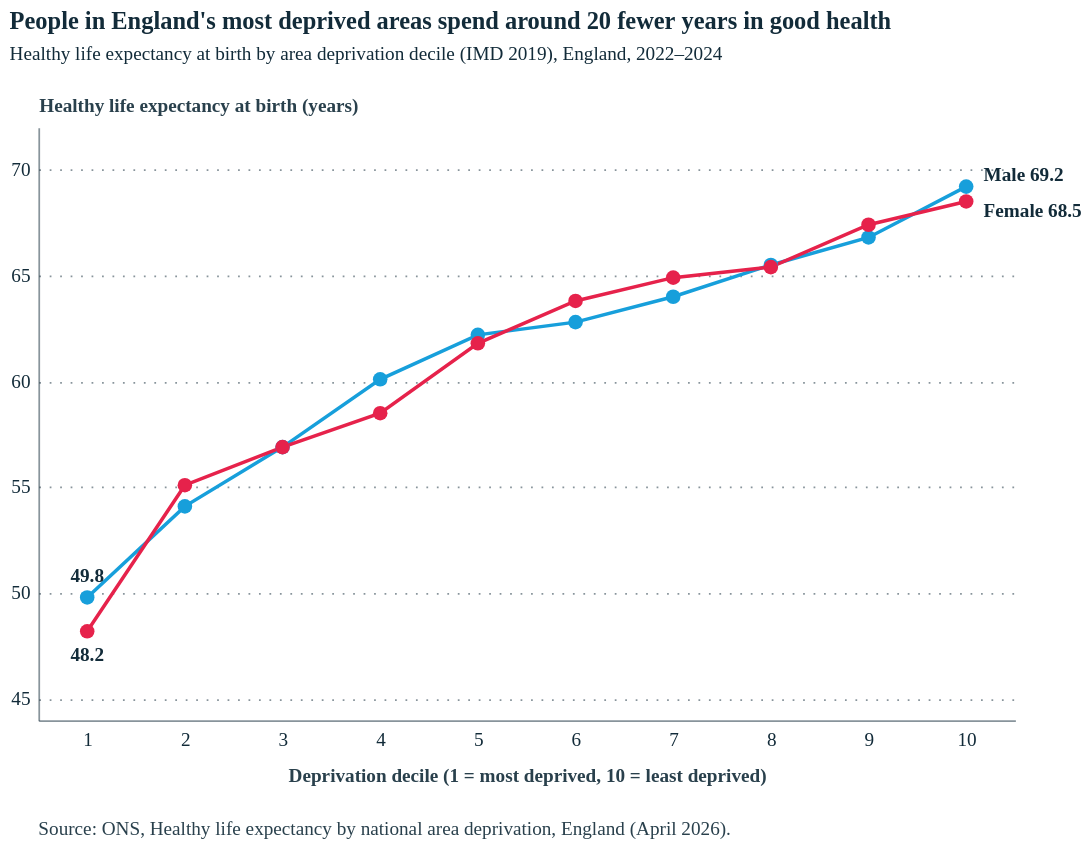

Source (Vega-Lite JSON):
### Vega-Lite specification from a JSON file in a GitHub repository (floating-point values rounded to 4 significant figures)
{"config": {"font": "Circular Std", "mark": {"line": {"interpolate": "linear"}}, "view": {"stroke": "transparent"}, "range": {"category": ["#179fdb", "#e6224b", "#f4c245", "#122b39", "#eb5c2e", "#36b7b4"], "diverging": ["#E6224B", "#E54753", "#C9C9C9", "#179FDB", "#122B39"], "heatmap": ["#C9C9C9", "#179FDB", "#0063AF", "#122B39"], "ordinal": ["#00A767", "#36B7B4", "#179FDB", "#0063AF", "#243B5A"]}, "axisX": {"labelColor": "#122b39", "tickColor": "#122b39", "domainColor": "#122b39", "domainOpacity": 0.5, "gridOpacity": 0, "labelFont": "Circular Std", "labelAngle": 0, "labelAlign": "center", "labelFontSize": 11, "labelPadding": 5, "tickCount": 10, "tickSize": 0, "title": "", "titleColor": "#122b39", "titleOpacity": 0.9, "titlePadding": 10}, "axisY": {"labelColor": "#122b39", "labelFont": "Circular Std", "tickColor": "#122b39", "domainColor": "#122b39", "gridColor": "#122b39", "gridDash": [1, 5], "gridOpacity": 0.5, "labelPadding": 5, "labelFontSize": 11, "domainOpacity": 0.5, "tickSize": 0, "title": null, "titleAlign": "left", "titleAngle": 0, "titleBaseline": "bottom", "titleColor": "#122b39", "titleOpacity": 0.9, "titleX": 0, "titleY": -7}, "legend": {"labelFont": "Circular Std", "titleFont": "Circular Std", "labelFontSize": 11, "titleFontSize": 11, "labelColor": "#122b39", "titleColor": "#122b39", "title": null, "symbolStrokeWidth": 0, "orient": "top", "direction": "horizontal", "offset": 16}}, "vconcat": [{"layer": [{"data": {"name": "data-b5093bbe0d40cd54e06f6ac163772583"}, "mark": {"type": "line", "strokeWidth": 2}, "encoding": {"color": {"field": "Sex", "legend": null, "scale": {"domain": ["Male", "Female"], "range": ["#179fdb", "#e6224b"]}, "type": "nominal"}, "x": {"axis": {"title": "Deprivation decile (1 = most deprived, 10 = least deprived)"}, "field": "decile", "type": "ordinal"}, "y": {"axis": {"tickCount": 6, "title": "Healthy life expectancy at birth (years)", "titleFont": "Circular Std"}, "field": "HLE", "scale": {"domain": [45, 72]}, "type": "quantitative"}}}, {"data": {"name": "data-b5093bbe0d40cd54e06f6ac163772583"}, "mark": {"type": "circle", "opacity": 1, "size": 70}, "encoding": {"color": {"field": "Sex", "legend": null, "scale": {"domain": ["Male", "Female"], "range": ["#179fdb", "#e6224b"]}, "type": "nominal"}, "tooltip": [{"field": "Sex", "type": "nominal"}, {"field": "decile", "title": "IMD decile", "type": "ordinal"}, {"field": "HLE", "format": ".1f", "title": "HLE (years)", "type": "quantitative"}, {"field": "LCI", "format": ".1f", "title": "95% CI lower", "type": "quantitative"}, {"field": "UCI", "format": ".1f", "title": "95% CI upper", "type": "quantitative"}], "x": {"axis": {"title": "Deprivation decile (1 = most deprived, 10 = least deprived)"}, "field": "decile", "type": "ordinal"}, "y": {"axis": {"tickCount": 6, "title": "Healthy life expectancy at birth (years)", "titleFont": "Circular Std"}, "field": "HLE", "scale": {"domain": [45, 72]}, "type": "quantitative"}}}, {"data": {"name": "data-f833a4c1d55871b48b27747395249093"}, "mark": {"type": "text", "color": "#122b39", "dy": -12, "font": "Circular Std", "fontSize": 11, "fontWeight": 600}, "encoding": {"text": {"field": "label", "type": "nominal"}, "x": {"axis": {"title": "Deprivation decile (1 = most deprived, 10 = least deprived)"}, "field": "decile", "type": "ordinal"}, "y": {"field": "HLE", "type": "quantitative"}}}, {"data": {"name": "data-3edbe1fa04888a8003fd5561b0c92892"}, "mark": {"type": "text", "color": "#122b39", "dy": 14, "font": "Circular Std", "fontSize": 11, "fontWeight": 600}, "encoding": {"text": {"field": "label", "type": "nominal"}, "x": {"axis": {"title": "Deprivation decile (1 = most deprived, 10 = least deprived)"}, "field": "decile", "type": "ordinal"}, "y": {"field": "HLE", "type": "quantitative"}}}, {"data": {"name": "data-d225968d2acff8e8f0f8165adeeb820f"}, "mark": {"type": "text", "align": "left", "color": "#122b39", "dx": 10, "dy": -6, "font": "Circular Std", "fontSize": 11, "fontWeight": 600}, "encoding": {"text": {"field": "label", "type": "nominal"}, "x": {"axis": {"title": "Deprivation decile (1 = most deprived, 10 = least deprived)"}, "field": "decile", "type": "ordinal"}, "y": {"field": "HLE", "type": "quantitative"}}}, {"data": {"name": "data-46b3b63e539fcbf3f77c04faafc23dd6"}, "mark": {"type": "text", "align": "left", "color": "#122b39", "dx": 10, "dy": 6, "font": "Circular Std", "fontSize": 11, "fontWeight": 600}, "encoding": {"text": {"field": "label", "type": "nominal"}, "x": {"axis": {"title": "Deprivation decile (1 = most deprived, 10 = least deprived)"}, "field": "decile", "type": "ordinal"}, "y": {"field": "HLE", "type": "quantitative"}}}], "height": 340, "width": 560}, {"data": {"name": "data-6b08fb850eb9cf4aa21ee8d8bf59937d"}, "mark": {"type": "text", "align": "left", "baseline": "top", "color": "#122b39", "font": "Circular Std", "fontSize": 11, "lineBreak": "\n", "lineHeight": 14, "opacity": 0.9}, "encoding": {"text": {"field": "t", "type": "nominal"}, "x": {"value": 0}, "y": {"value": 0}}, "height": 14, "width": 400}], "spacing": 18, "title": {"text": "People in England's most deprived areas spend around 20 fewer years in good health", "anchor": "start", "color": "#122b39", "font": "Circular Std", "fontSize": 14, "fontWeight": 600, "offset": 18, "subtitle": "Healthy life expectancy at birth by area deprivation decile (IMD 2019), England, 2022–2024", "subtitleColor": "#122b39", "subtitleFont": "Circular Std", "subtitleFontSize": 11, "subtitlePadding": 6}, "$schema": "https://vega.github.io/schema/vega-lite/v6.1.0.json", "datasets": {"data-b5093bbe0d40cd54e06f6ac163772583": [{"decile": 1, "Sex": "Male", "HLE": 49.8, "LCI": 48.9, "UCI": 50.7}, {"decile": 1, "Sex": "Female", "HLE": 48.2, "LCI": 47.2, "UCI": 49.2}, {"decile": 2, "Sex": "Male", "HLE": 54.1, "LCI": 53.2, "UCI": 55.0}, {"decile": 2, "Sex": "Female", "HLE": 55.1, "LCI": 54.2, "UCI": 56.0}, {"decile": 3, "Sex": "Male", "HLE": 56.9, "LCI": 56.0, "UCI": 57.8}, {"decile": 3, "Sex": "Female", "HLE": 56.9, "LCI": 55.8, "UCI": 57.9}, {"decile": 4, "Sex": "Male", "HLE": 60.1, "LCI": 59.3, "UCI": 61.0}, {"decile": 4, "Sex": "Female", "HLE": 58.5, "LCI": 57.4, "UCI": 59.5}, {"decile": 5, "Sex": "Male", "HLE": 62.2, "LCI": 61.4, "UCI": 63.0}, {"decile": 5, "Sex": "Female", "HLE": 61.8, "LCI": 60.8, "UCI": 62.7}, {"decile": 6, "Sex": "Male", "HLE": 62.8, "LCI": 62.0, "UCI": 63.6}, {"decile": 6, "Sex": "Female", "HLE": 63.8, "LCI": 62.9, "UCI": 64.7}, {"decile": 7, "Sex": "Male", "HLE": 64.0, "LCI": 63.2, "UCI": 64.8}, {"decile": 7, "Sex": "Female", "HLE": 64.9, "LCI": 64.0, "UCI": 65.8}, {"decile": 8, "Sex": "Male", "HLE": 65.5, "LCI": 64.7, "UCI": 66.2}, {"decile": 8, "Sex": "Female", "HLE": 65.4, "LCI": 64.6, "UCI": 66.3}, {"decile": 9, "Sex": "Male", "HLE": 66.8, "LCI": 66.0, "UCI": 67.5}, {"decile": 9, "Sex": "Female", "HLE": 67.4, "LCI": 66.5, "UCI": 68.2}, {"decile": 10, "Sex": "Male", "HLE": 69.2, "LCI": 68.6, "UCI": 69.9}, {"decile": 10, "Sex": "Female", "HLE": 68.5, "LCI": 67.7, "UCI": 69.3}], "data-f833a4c1d55871b48b27747395249093": [{"decile": 1, "Sex": "Male", "HLE": 49.8, "LCI": 48.9, "UCI": 50.7, "label": "49.8"}], "data-3edbe1fa04888a8003fd5561b0c92892": [{"decile": 1, "Sex": "Female", "HLE": 48.2, "LCI": 47.2, "UCI": 49.2, "label": "48.2"}], "data-d225968d2acff8e8f0f8165adeeb820f": [{"decile": 10, "Sex": "Male", "HLE": 69.2, "LCI": 68.6, "UCI": 69.9, "label": "Male 69.2"}], "data-46b3b63e539fcbf3f77c04faafc23dd6": [{"decile": 10, "Sex": "Female", "HLE": 68.5, "LCI": 67.7, "UCI": 69.3, "label": "Female 68.5"}], "data-6b08fb850eb9cf4aa21ee8d8bf59937d": [{"t": "Source: ONS, Healthy life expectancy by national area deprivation, England (April 2026)."}]}}
